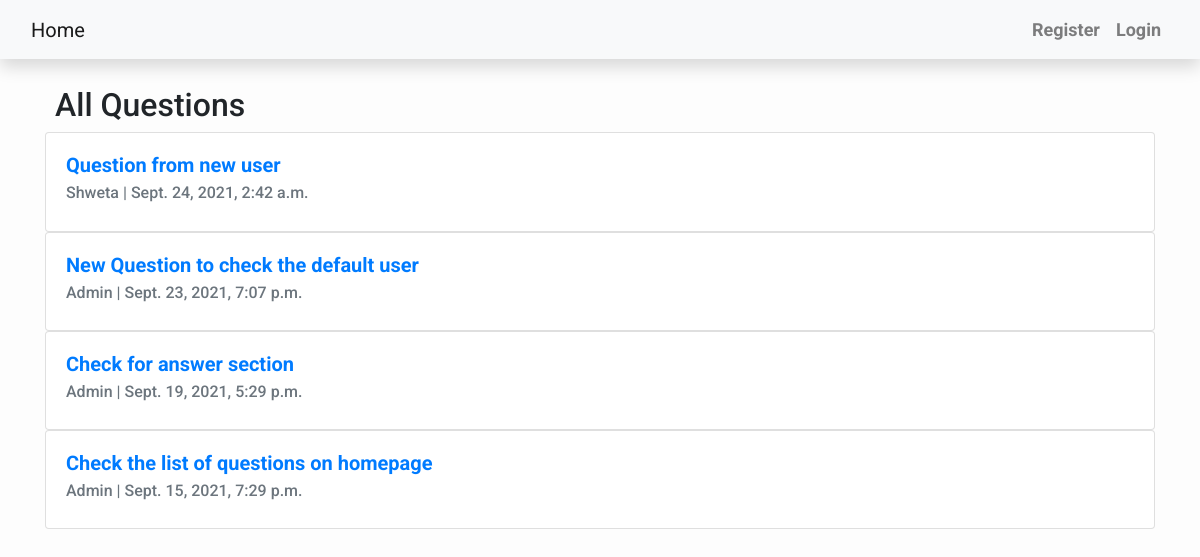
The page / on the database its author committed.
### Post/models.py (models this page shows, shortened)
class question(models.Model):
    Que_text = models.TextField()
    Que_author = models.ForeignKey(User, on_delete= models.CASCADE)
    Que_created_on = models.DateTimeField(auto_now_add=True)
    Upvotes_Que = models.ManyToManyField(User,related_name = 'Qupvotes', null=True, blank=True)
    Views = models.ManyToManyField(User,related_name = 'Qviews', null=True, blank=True)
    class Meta:
        ordering = ['-Que_created_on']

### Post/views.py (the view)
# urls.py: path('', views.QuestionList, name='home'),
def QuestionList(request):
    questions = question.objects.all()
    context ={
        'question_list': questions,
    }
    return render(request, "home.html", context)

### Post/templates/home.html (shortened to what this page needs)
{% extends "base.html" %}
{% block content %}
<link rel="stylesheet" href="https://stackpath.bootstrapcdn.com/bootstrap/4.3.1/css/bootstrap.min.css" >
<link
      rel="stylesheet"
      href="https://stackpath.bootstrapcdn.com/bootstrap/4.4.1/css/bootstrap.min.css"
    />
    <link rel="stylesheet" href="https://cdnjs.cloudflare.com/ajax/libs/slick-carousel/1.9.0/slick-theme.min.css"
 />
    <link rel="stylesheet" href="https://cdnjs.cloudflare.com/ajax/libs/slick-carousel/1.9.0/slick.min.css"
 />
<br>
<div class="container">
    <h2 class="centre"> All Questions </h2>
    <div class="slider">
        {% for question in question_list %}
        <div class="card">
            <div class="card-body">
                <a href="{% url 'detail' question.id %}"><h5 class="card-title"><b>{{question.Que_text|slice:":100" }}</b></h5>
                </a>
                <h6 class="card-subtitle mb-2 text-muted">{{ question.Que_author }} | {{ question.Que_created_on}}</h6>
            </div>
          </div>
        {% endfor %}
    </div>
</div>
{% endblock %}

### Post/templates/base.html (style rules this page uses)
body { font-family: "Roboto", sans-serif; font-size: 17px; background-color: #fdfdfd; }

### Post/templates/home.html (style rules this page uses)
body { font-family: "Roboto", sans-serif; font-size: 18px; background-color: #fdfdfd; }
.centre { text-align: left; padding-left: 10px; }

### rows shown on the page
question: Que_text "Question from new user", Que_author "Shweta", Que_created_on "Sept. 24, 2021, 2:42 a.m."
question: Que_text "New Question to check the default user", Que_author "Admin", Que_created_on "Sept. 23, 2021, 7:07 p.m."
question: Que_text "Check for answer section", Que_author "Admin", Que_created_on "Sept. 19, 2021, 5:29 p.m."
question: Que_text "Check the list of questions on homepage", Que_author "Admin", Que_created_on "Sept. 15, 2021, 7:29 p.m."
